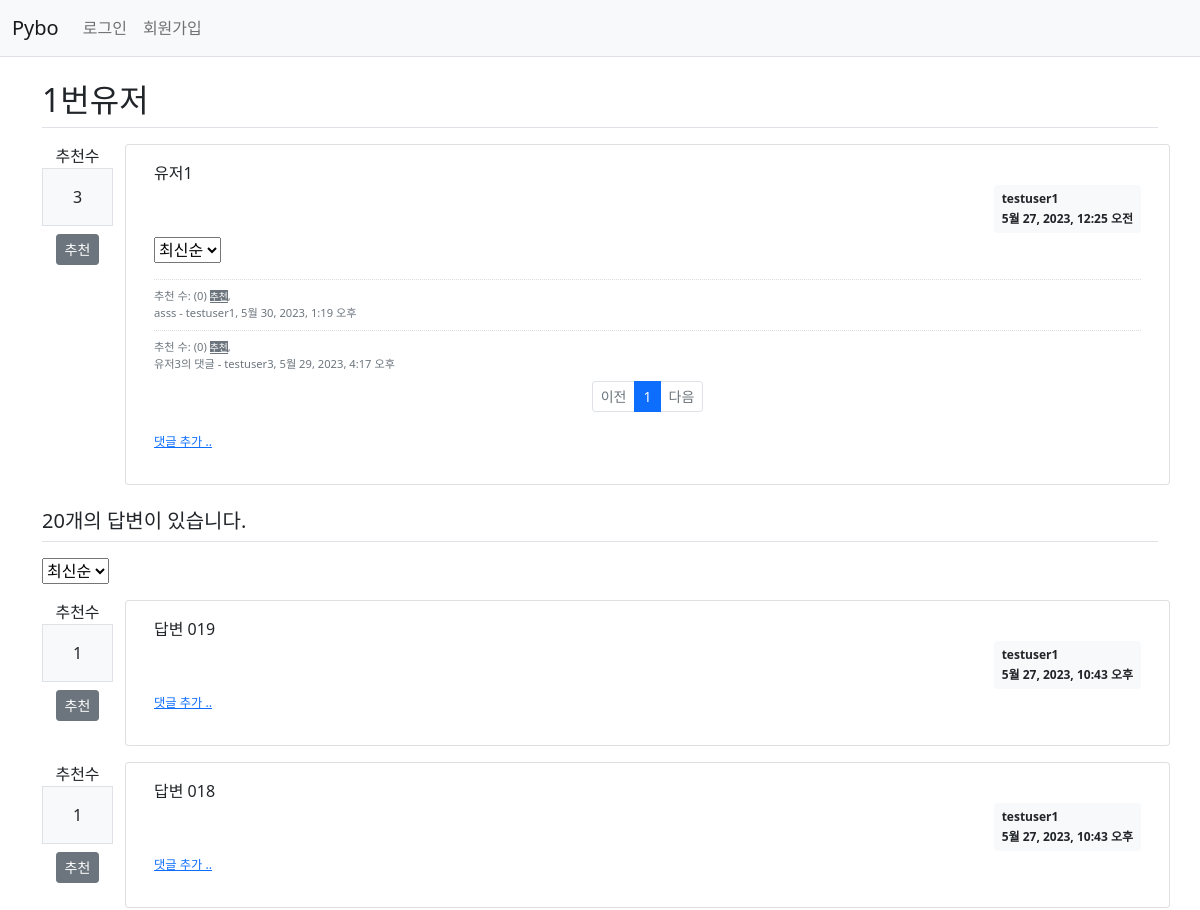
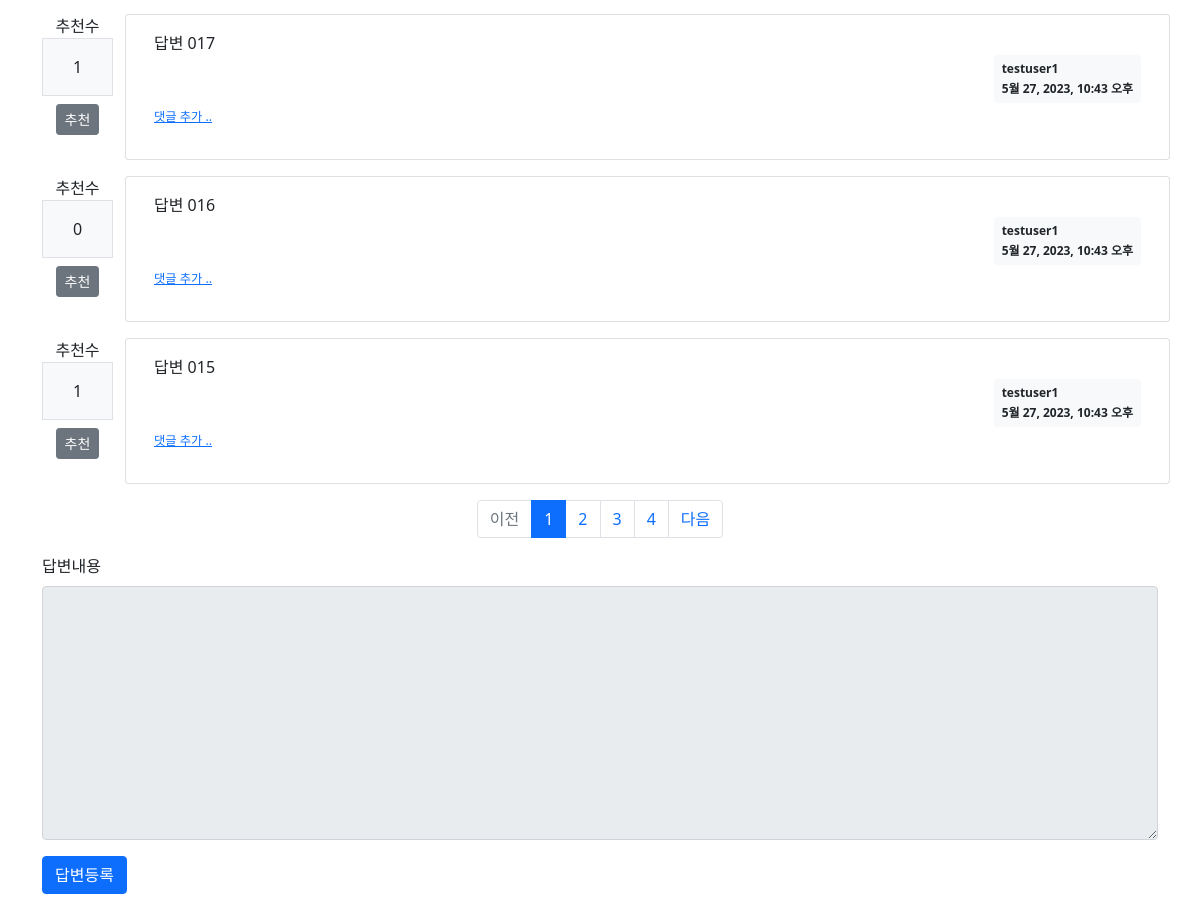
Before: /pybo/101/ with the older database file (2 pictures, top to bottom).
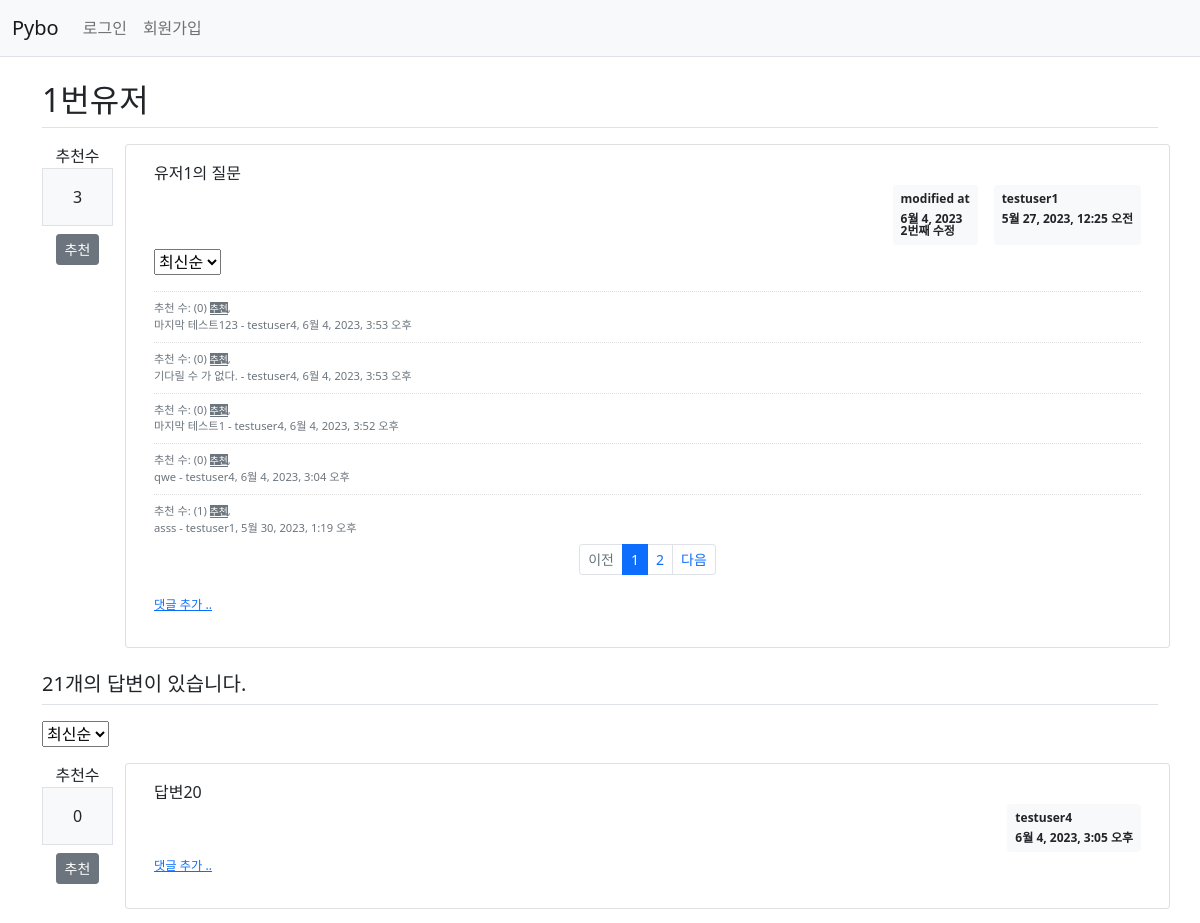
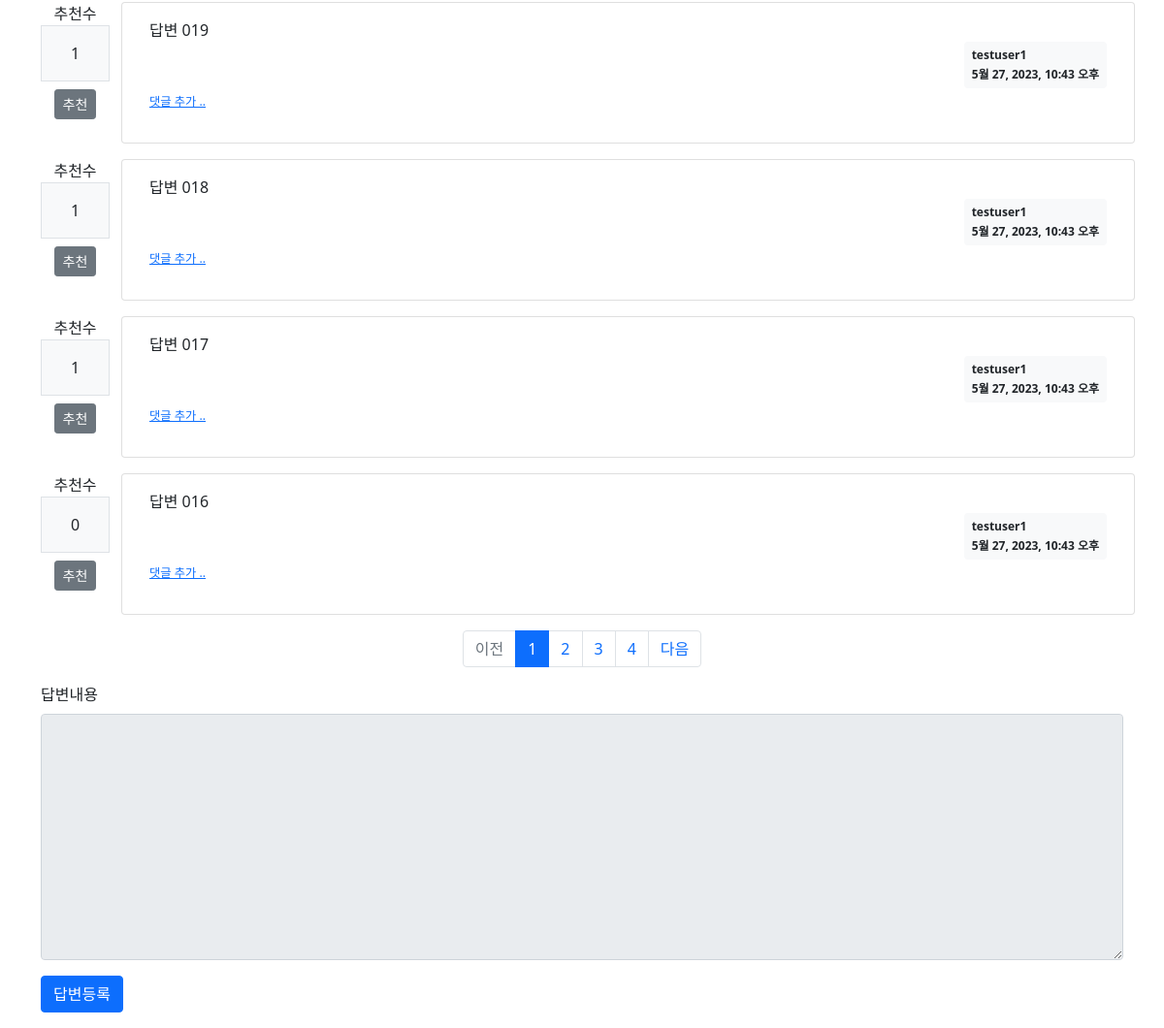
After: the same page with the newer database file (2 pictures, top to bottom).
### pybo/models.py (models this page shows, shortened)
class Question(models.Model):
    author = models.ForeignKey(User, on_delete=models.CASCADE)
    subject = models.CharField(max_length=200)
    content = models.TextField()
    create_date = models.DateTimeField()
    modify_date = models.DateField(null=True, blank=True)
    modify_counter = models.IntegerField(default=0)
    voter = models.ManyToManyField(User, related_name='voter_question')

class Comment(models.Model):
    author = models.ForeignKey(User, on_delete=models.CASCADE)
    content = models.TextField()
    create_date = models.DateTimeField()
    modify_date = models.DateTimeField(null=True, blank=True)
    modify_counter = models.IntegerField(default=0)
    question = models.ForeignKey(Question, null=True, blank=True, on_delete=models.CASCADE)
    answer = models.ForeignKey(Answer, null=True, blank=True, on_delete=models.CASCADE)
    voter = models.ManyToManyField(User, related_name='voter_comment')

class Answer(models.Model):
    author = models.ForeignKey(User, on_delete=models.CASCADE)
    question = models.ForeignKey(Question, on_delete=models.CASCADE)
    content = models.TextField()
    create_date = models.DateTimeField()
    modify_date = models.DateField(null=True, blank=True)
    modify_counter = models.IntegerField(default=0)
    voter = models.ManyToManyField(User, related_name='voter_answer')

### pybo/views/base_views.py (the view)
# urls.py: path('<int:question_id>/', base_views.detail, name='detail'),
def detail(request, question_id):
    question = get_object_or_404(Question, pk=question_id)
    page = request.GET.get('page', '1')
    so = request.GET.get('so', 'recent')
    answer_list = Answer.objects.filter(question=question_id)
    if so == 'recommend':
        answer_list = answer_list.annotate(num_voter=Count('voter')).order_by('-num_voter', '-create_date')
    elif so == 'popular':
        answer_list = answer_list.annotate(num_comment=Count('comment')).order_by('-num_comment', '-create_date')
    else:
        answer_list = answer_list.order_by('-create_date')
    paginator = Paginator(answer_list, 5)
    page_obj = paginator.get_page(page)
    page_cmt = request.GET.get('page_cmt', '1')
    so_cmt = request.GET.get('so_cmt', 'recent')
    comment_list = Comment.objects.filter(question=question_id)
    if so_cmt == 'recommend':
        comment_list = comment_list.annotate(num_voter=Count('voter')).order_by('-num_voter', '-create_date')
    else:
        comment_list = comment_list.order_by('-create_date')
    paginator_cmt = Paginator(comment_list, 5)
    page_cmt_obj = paginator_cmt.get_page(page_cmt)
    context = {'question': question, 'answer_list': page_obj, 'page': page, 'so': so, 'comment_list': page_cmt_obj, 'page_cmt': page_cmt, 'so_cmt': so_cmt}
    return render(request, 'pybo/question_detail.html', context)

### templates/pybo/question_detail.html (shortened to what the changed rows need)
{% extends 'base.html' %}
{% block content %}
<div class="container my-3">
    <h2 class="border-bottom py-2">{{ question.subject }}</h2>
    <div class="row my-3">
        <div class="col-1 text-center">
            <div>
                추천수
                <div class="bg-light text-center p-3 border font-weight-bolder mb-1">
                    {{question.voter.count}}
                </div>
            </div>
        </div>
        <div class="card col-11">
            <div class="card-body">
                <div class="card-text" style="white-space: pre-line;">{{ question.content }}</div>
                <div class="d-flex justify-content-end">
                    {% if question.modify_date %}
                    <div class="badge bg-light text-dark p-2 text-start mx-3">
                        <div class="mb-2">modified at</div>
                        <div>{{ question.modify_date }}</div>
                        <div>{{ question.modify_counter }}번째 수정</div>
                    </div>
                    {% endif %}
                    <div class="badge bg-light text-dark p-2 text-start">
                        <div class="mb-2">{{ question.author.username }}</div>
                        <div>{{ question.create_date }}</div>
                    </div>
                </div>
                {% if question.comment_set.count > 0 %}
                <div class="col-2 my-1">
                    <select class='from-control' id='sort_cmt'>
                    </select>
                </div>
                <div class="mt-3">
                {% for comment in comment_list %}
                    <div class="comment py-2 text-muted">
                        추천 수: ({{ comment.voter.count }})
                        {% if request.user != comment.author %}
                            {% if request.user in comment.voter.all %}
                            <a href="#" class="small btn-secondary recommend_delete"
                            data-uri="{% url 'pybo:comment_question_vote_delete' comment.id  %}">추천 취소</a>
                            {% else %}
                            <a href="javascript:void(0)" class="small btn-secondary recommend"
                            data-uri="{% url 'pybo:comment_question_vote' comment.id  %}">추천</a>,
                            {% endif %}
                        {% endif %}
                        <br/>
                        <span style="white-space: pre-line;">{{ comment.content }}</span>
                        <span>
                            - {{ comment.author }}, {{ comment.create_date }}
                        </span>
                    </div>
                {% endfor %}
                </div>
                <ul class="pagination pagination-sm justify-content-center">
                    {% if comment_list.has_previous %}
                    <li class="page-item">
                        <a class="page-link" id='cmt' data-page={{ comment_list.previous_page_number }} href="#">이전</a>
                    </li>
                    {% else %}
                    <li class="page-item disabled">
                    </li>
                    {% endif %}
                    {% for page_number in comment_list.paginator.page_range %}
                    {% if page_number >= comment_list.number|add:-3 and page_number <= answer_list.number|add:3 %}
                    {% if page_number == comment_list.number %}
                    <li class="page-item active" aria-current="page">
                        <a class="page-link" id='cmt' href="?page={{ page }}&so={{ so }}&page_cmt={{ page_number }}&so_cmt={{ so_cmt }}">{{ page_number }}</a>
                    </li>
                    {% else %}
                    <li class="page-item">
                        <a class="page-link" id='cmt' href="?page={{ page }}&so={{ so }}&page_cmt={{ page_number }}&so_cmt={{ so_cmt }}">{{ page_number }}</a>
                    </li>
                    {% endif %}
                    {% endif %}
                    {% endfor %}
                    {% if comment_list.has_next %}
                    <li class="page-item">
                        <a class="page-link" id='cmt' data-page={{ comment_list.next_page_number }} href="#">다음</a>
                    </li>
                    {% else %}
                    <li class="page-item disabled">
                        <a class="page-link" id='cmt' tabindex="-1" aria-disabled="true" href="#">다음</a>
                    </li>
                    {% endif %}
                </ul>
                {% endif %}
                <div>
                    <a href="{% url 'pybo:comment_create_question' question.id  %}"
                    class="small"><small>댓글 추가 ..</small></a>
                </div>
            </div>
        </div>
    </div>
    <h5 class="border-bottom my-3 py-2">{{ question.answer_set.count }}개의 답변이 있습니다.</h5>
    <div class="col-2 my-1">
        <select class='from-control' id='sort'>
        </select>
    </div>
    {% if answer_list %}
    {% for answer in answer_list %}
    <div class="row my-3">
        <div class="col-1 text-center">
            <label>추천수</label>
            <div class="bg-light text-center p-3 border font-weight-bolder mb-1">
                {{answer.voter.count}}
            </div>
            {% if request.user != answer.author%}
                {% if request.user in answer.voter.all %}
                <a href="javascript:void(0)" data-uri="{% url 'pybo:answer_vote_delete' answer.id %}"
                    class='recommend_delete btn btn-sm btn-secondary btn-block my-1'>추천 취소</a>
                {% else %}
                <a href="javascript:void(0)" data-uri="{% url 'pybo:answer_vote' answer.id %}"
                    class='recommend btn btn-sm btn-secondary btn-block my-1'>추천</a>
                {% endif %}
            {% endif %}
        </div>
        <div class="card col-11">
            <div class="card-body">
                <div class="card-text" style="white-space: pre-line;">{{ answer.content }}</div>
                <div class="d-flex justify-content-end">
                    <div class="badge bg-light text-dark p-2 text-start">
                        <div class="mb-2">{{ answer.author.username }}</div>
                        <div>{{ answer.create_date }}</div>
                    </div>
                </div>
                <div>
                    <a href="{% url 'pybo:comment_create_answer' answer.id  %}"
                    class="small"><small>댓글 추가 ..</small></a>
                </div>
            </div>
        </div>
    </div>
    {% endfor %}
    {% endif %}
    <ul class="pagination justify-content-center">
        {% if answer_list.has_previous %}
        <li class="page-item">
            <a class="page-link" data-page={{ answer_list.previous_page_number }} href="#">이전</a>
        </li>
        {% else %}
        <li class="page-item disabled">
        </li>
        {% endif %}
        {% for page_number in answer_list.paginator.page_range %}
        {% if page_number >= answer_list.number|add:-3 and page_number <= answer_list.number|add:3 %}
        {% if page_number == answer_list.number %}
        <li class="page-item active" aria-current="page">
            <a class="page-link" href="?page={{ page_number }}&so={{ so }}&page_cmt={{ page_cmt }}&so_cmt={{ so_cmt }}">{{ page_number }}</a>
        </li>
        {% else %}
        <li class="page-item">
            <a class="page-link" href="?page={{ page_number }}&so={{ so }}&page_cmt={{ page_cmt }}&so_cmt={{ so_cmt }}">{{ page_number }}</a>
        </li>
        {% endif %}
        {% endif %}
        {% endfor %}
        {% if answer_list.has_next %}
        <li class="page-item">
        </li>
        {% else %}
        <li class="page-item disabled">
            <a class="page-link" tabindex="-1" aria-disabled="true" href="#">다음</a>
        </li>
        {% endif %}
    </ul>
    <form action="{% url 'pybo:answer_create' question.id %}" method="post" class="my-3">
        <div class="mb-3">
        </div>
        <input type="submit" value="답변등록" class="btn btn-primary">
    </form>
</div>
{% endblock %}

Changed rows visible on the page:
no longer on this page (row edited): Comment: voter.count "0", shows "추천", content "유저3의 댓글", author "testuser3", create_date "5월 29, 2023, 4:17 오후"
no longer on this page (row unchanged): Answer: voter.count "1", shows "추천", content "답변 015", author.username "testuser1", create_date "5월 27, 2023, 10:43 오후"
changed Question "1번유저": content "유저1" → "유저1의 질문"; modify_date (not shown) → "6월 4, 2023"; modify_counter (not shown) → "2"; answer_set.count "20" → "21"
added Comment: voter.count "0", shows "추천", content "마지막 테스트123", author "testuser4", create_date "6월 4, 2023, 3:53 오후"
added Comment: voter.count "0", shows "추천", content "기다릴 수 가 없다.", author "testuser4", create_date "6월 4, 2023, 3:53 오후"
added Comment: voter.count "0", shows "추천", content "마지막 테스트1", author "testuser4", create_date "6월 4, 2023, 3:52 오후"
added Comment: voter.count "0", shows "추천", content "qwe", author "testuser4", create_date "6월 4, 2023, 3:04 오후"
computed for Comment "asss": voter.count "0" → "1"
added Answer: voter.count "0", shows "추천", content "답변20", author.username "testuser4", create_date "6월 4, 2023, 3:05 오후"
Other visible differences:
text now shown: "modified at 번째 수정"
new list line: "2"
